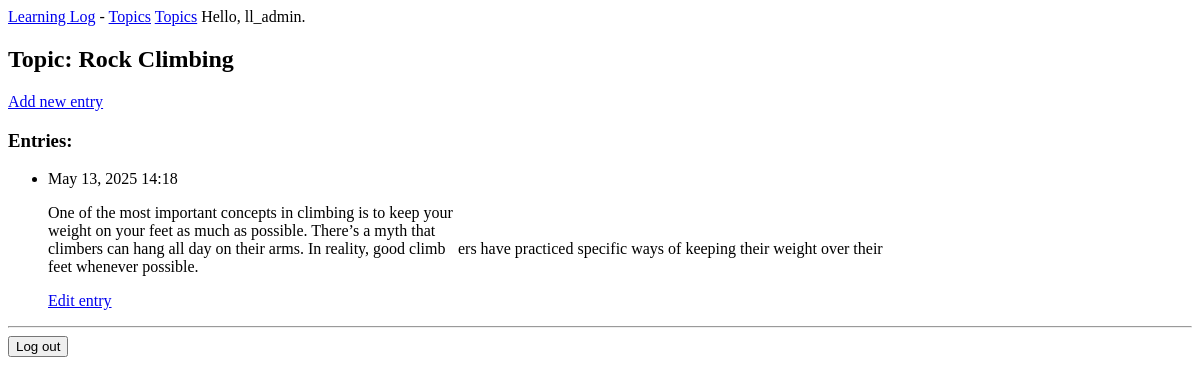
The app's page /topics/2 (signed in), older data.
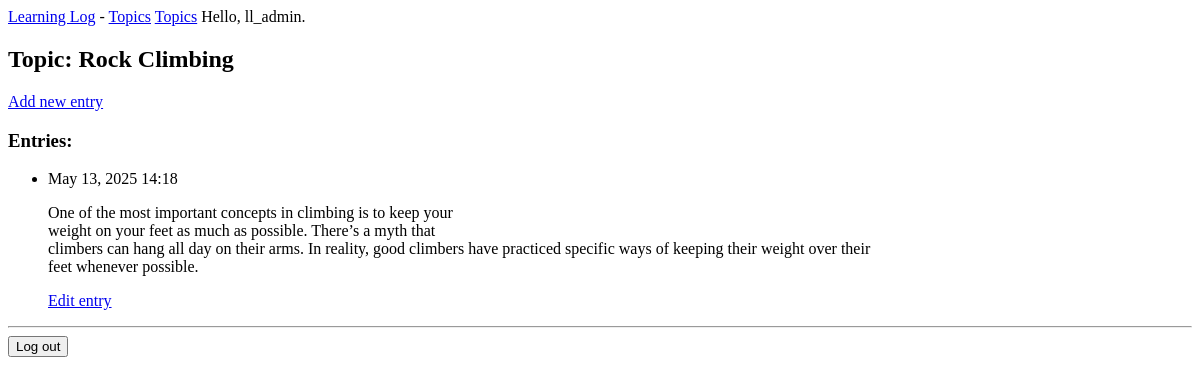
The same page, newer data.
### learning_logs/models.py (models this page shows, shortened)
class Entry(models.Model):
    topic = models.ForeignKey(Topic, on_delete=models.CASCADE)
    text = models.TextField()
    date_added = models.DateTimeField(auto_now_add=True)
    class Meta:
        verbose_name_plural = 'entries'

### learning_logs/views.py (the view)
# urls.py: path('topics/<int:topic_id>', views.topic, name = 'topic'),
@login_required
def topic(request, topic_id):
    topic = Topic.objects.get(id=topic_id)
    if topic.owner != request.user:
        raise Http404
    entries = topic.entry_set.order_by('-date_added')
    context = {'topic': topic, 'entries': entries}
    return render(request, 'learning_logs/topic.html', context)

### learning_logs/templates/learning_logs/topic.html
{% extends "learning_logs/base.html" %}
{% block content %}
  <h2>Topic: {{ topic.text }}</h2>
  <p>
    <a href="{% url 'learning_logs:new_entry' topic.id %}">Add new entry</a>
  </p>
  <h3>Entries:</h3>
  <ul>
    {% for entry in entries %}
      <li>
        <p class="text-muted">{{ entry.date_added|date:"M d, Y H:i" }}</p>
        <p>{{ entry.text|linebreaks }}</p>
        <p>
          <a href="{% url 'learning_logs:edit_entry' entry.id %}">Edit entry</a>
        </p>
      </li>
    {% empty %}
      <li>There are no entries for this topic yet.</li>
    {% endfor %}
  </ul>
{% endblock content %}

Row changes from the older to the newer data that the page shows:
changed Entry: text "…arms. In reality, good climb\u0002ers have practiced specific ways…" → "…arms. In reality, good climbers have practiced specific ways…"
